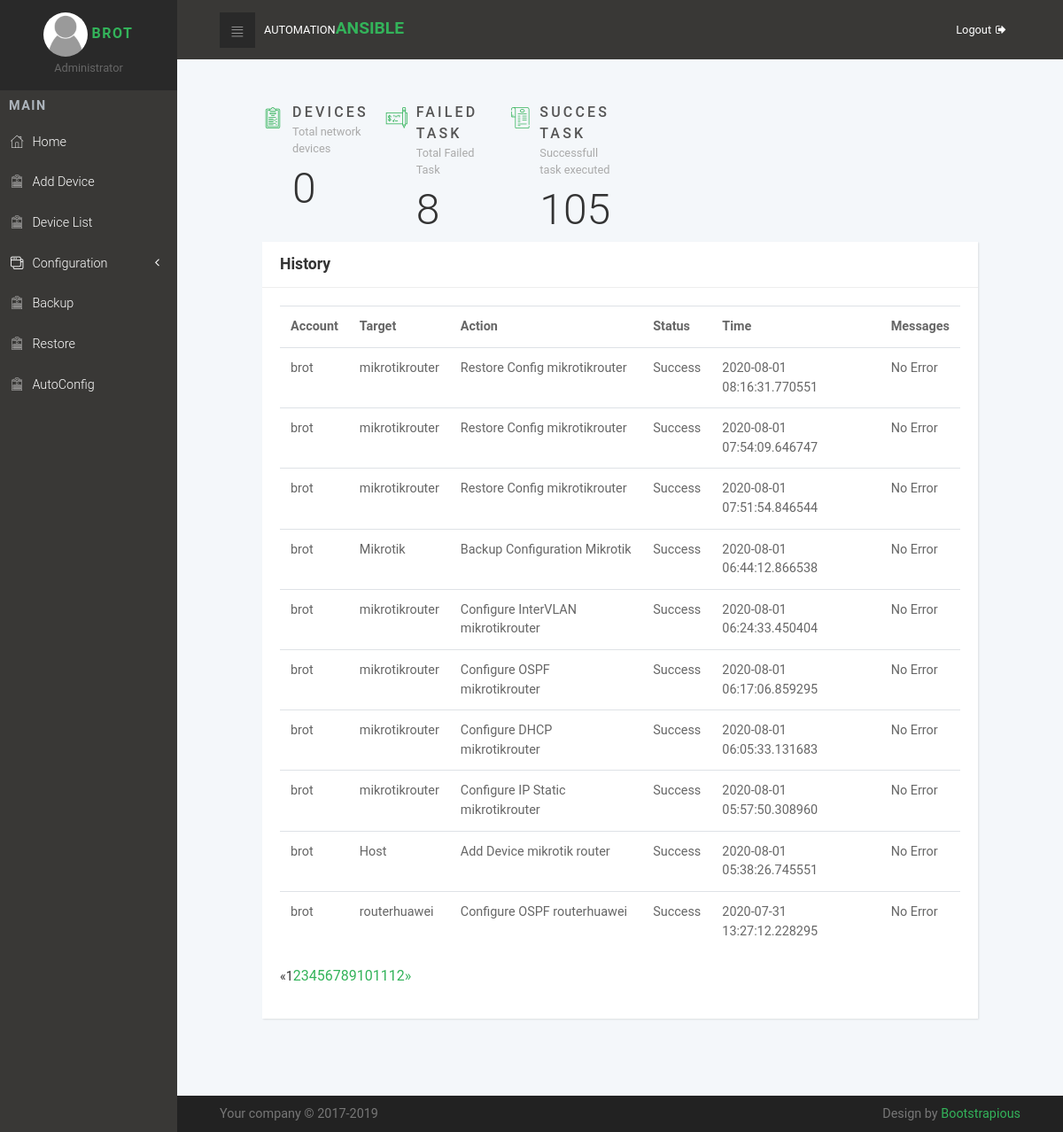
The app's page / (signed in) with its own data.
### users/models.py (models this page shows, shortened)
class Profile(models.Model):
    user = models.OneToOneField(User, on_delete=models.CASCADE)
    image = models.ImageField(default='default.jpg', upload_to='profile_pics')

### Automation/models.py (models this page shows, shortened)
class log(models.Model):
    account = models.CharField(max_length=255, default="")
    targetss = models.CharField(max_length=255, default="")
    action = models.CharField(max_length=255, default="")
    status = models.CharField(max_length=255, default="")
    time = models.CharField(max_length=255, default="")
    messages = models.CharField(max_length=255, default="")

### Automation/views.py (the view)
# urls.py: path('', views.home, name='Ansible-home'),
@login_required
def home(request):
    all_device = AnsibleNetworkHost.objects.all()
    failure = log.objects.all().filter(status='Failed')
    successful = log.objects.all().filter(status='Success')
    logs = log.objects.all().order_by('-time')
    coba = request.GET.get('page', 1)
    paginator = Paginator(logs, 10)
    try:
        pages = paginator.page(coba)
    except PageNotAnInteger:
        pages = paginator.page(1)
    except EmptyPage:
        pages = paginator.page(paginator.num_pages)
    context = {
        'all_device': len(all_device),
        'failure': len(failure),
        'successful': len(successful),
        'pages': pages
    }
    return render(request, 'ansibleweb/home.html', context)

### Automation/templates/ansibleweb/home.html
{% extends "ansibleweb/base.html" %}
{% block content %}
<section class="dashboard-counts section-padding">
    <div class="container-fluid dashboard-content">
      <div class="row">
        <div class="col-xl-2 col-md-4 col-6">
          <div class="wrapper count-title d-flex">
            <div class="icon"><i class="icon-padnote"></i></div>
            <div class="name"><strong class="text-uppercase" href="{% url 'device' %}">Devices</strong><span>Total network devices</span>
              <div class="count-number">{{ all_device }}</div>
            </div>
          </div>
        </div>
        <div class="col-xl-2 col-md-4 col-6">
          <div class="wrapper count-title d-flex">
            <div class="icon"><i class="icon-check"></i></div>
            <div class="name"><strong class="text-uppercase">Failed Task</strong><span>Total Failed Task</span>
              <div class="count-number">{{ failure }}</div>
            </div>
          </div>
        </div>
        <div class="col-xl-2 col-md-4 col-6">
          <div class="wrapper count-title d-flex">
            <div class="icon"><i class="icon-bill"></i></div>
            <div class="name"><strong class="text-uppercase">Succes Task</strong><span>Successfull task executed</span>
              <div class="count-number">{{ successful }}</div>
            </div>
          </div>
        </div>
      </div>
      <div class="row d-flex align-items-md-stretch">
        <div class="col-xl-12 col-lg-12 col-md-12 col-sm-12 col-12">
            <div class="card">
                <div class="card-header d-flex align-items-center">
                    <h4>History</h4>
                </div>
                <div class="card-body">
                   <table class="table">
                       <tr>
                           <th>Account</th>
                           <th>Target</th>
                           <th>Action</th>
                           <th>Status</th>
                           <th>Time</th>
                           <th>Messages</th>
                       </tr>
                       {% for page in pages %}
                            <tr>
                                <td>{{ page.account }}</td>
                                <td>{{ page.targetss }}</td>
                                <td>{{ page.action }}</td>
                                <td>{{ page.status }} </td>
                                <td>{{ page.time }}</td>
                                <td>{{ page.messages }}</td>
                            </tr>
                        {% endfor %}
                   </table>
                   <ul class="pagination align-items-center">
                     {% if pages.has_previous %}
                       <li><a href="?page={{ pages.previous_page_number }}">«</a></li>
                     {% else %}
                       <li class="disabled"><span>«</span></li>
                     {% endif %}
                     {% for i in pages.paginator.page_range %}
                       {% if pages.number == i %}
                         <li class="active"><span>{{ i }} <span class="sr-only">(current)</span></span></li>
                       {% else %}
                         <li><a href="?page={{ i }}">{{ i }}</a></li>
                       {% endif %}
                     {% endfor %}
                     {% if pages.has_next %}
                       <li><a href="?page={{ pages.next_page_number }}">»</a></li>
                     {% else %}
                       <li class="disabled"><span>»</span></li>
                     {% endif %}
                   </ul>
                </div>
            </div>
        </div>
      </div>
    </div>
  </section>
{% endblock content %}

### Automation/templates/ansibleweb/base.html (shortened to what this page needs)
<!DOCTYPE html>
<html>
  {% load static %}
  <head>
    <link rel="stylesheet" href="{% static 'vendor/bootstrap/css/bootstrap.min.css' %}">
    <link rel="stylesheet" href="{% static 'vendor/font-awesome/css/font-awesome.min.css' %}">
    <link rel="stylesheet" href="{% static 'css/fontastic.css' %}">
    <link rel="stylesheet" href="{% static 'css/grasp_mobile_progress_circle-1.0.0.min.css' %}">
    <link rel="stylesheet" href="{% static 'vendor/malihu-custom-scrollbar-plugin/jquery.mCustomScrollbar.css' %}">
    <link rel="stylesheet" href="{% static 'css/style.default.css' %}" id="theme-stylesheet">
    <link rel="stylesheet" href="{% static 'css/custom.css' %}">
    <link rel="stylesheet" type="text/css" href="{% static 'css/vis.css' %}">
  </head>
  <body>
    <nav class="side-navbar">
        <div class="side-navbar-wrapper">
          <div class="sidenav-header d-flex align-items-center justify-content-center">
            <div class="sidenav-header-inner text-center"><img src="{{ user.profile.image.url }}" alt="person" class="img-fluid rounded-circle">
              <a href="{% url 'profile' %}"><h2 class="h5">{{ user.username }}</h2></a><span>Administrator</span>
            </div>
          </div>
          <div class="main-menu">
            <h5 class="sidenav-heading">Main</h5>
            <ul id="side-main-menu" class="side-menu list-unstyled">
              <li><a href="{% url 'Ansible-home' %}"> <i class="icon-home"></i>Home                             </a></li>
              <li><a href="{% url 'host-create' %}"> <i class="icon-form"></i>Add Device                            </a></li>
              <li><a href="{% url 'device' %}"> <i class="icon-form"></i>Device List                            </a></li>
              <li><a href="#coba" aria-expanded="false" data-toggle="collapse"> <i class="icon-interface-windows"></i>Configuration </a>
              </li>
              <li><a href="{% url 'backup' %}"> <i class="icon-form"></i>Backup</a></li>
            <li><a href="{% url 'restore-cisco' %}"> <i class="icon-form"></i>Restore</a></li>
            <li><a href="{% url 'arp' %}"> <i class="icon-form"></i>AutoConfig</a></li>
            </ul>
          </div>
        </div>
      </nav>
      <div class="page">
        <header class="header">
          <nav class="navbar">
            <div class="container-fluid">
              <div class="navbar-holder d-flex align-items-center justify-content-between">
                <div class="navbar-header"><a id="toggle-btn" href="#" class="menu-btn"><i class="icon-bars"> </i></a><a href="index.html" class="navbar-brand">
                    <div class="brand-text d-none d-md-inline-block"><span>Automation </span><strong class="text-primary">Ansible</strong></div></a></div>
                <ul class="nav-menu list-unstyled d-flex flex-md-row align-items-md-center">
                  <li class="nav-item"><a href="{% url 'logout' %}" class="nav-link logout"> <span class="d-none d-sm-inline-block">Logout</span><i class="fa fa-sign-out"></i></a></li>
                </ul>
              </div>
            </div>
          </nav>
        </header>
        <section>
          <div class="container-fluid">
      {% block content %}{% endblock %}
    </div>
    </section>
      <footer class="main-footer">
        <div class="container-fluid">
          <div class="row">
            <div class="col-sm-6">
              <p>Your company &copy; 2017-2019</p>
            </div>
            <div class="col-sm-6 text-right">
              <p>Design by <a href="https://bootstrapious.com/p/bootstrap-4-dashboard" class="external">Bootstrapious</a></p>
            </div>
          </div>
        </div>
      </footer>
    </div>
  </body>
</html>

### records on screen
log: account "brot", targetss "mikrotikrouter", action "Restore Config mikrotikrouter", status "Success", time "2020-08-01 08:16:31.770551", messages "No Error"
log: account "brot", targetss "mikrotikrouter", action "Restore Config mikrotikrouter", status "Success", time "2020-08-01 07:54:09.646747", messages "No Error"
log: account "brot", targetss "mikrotikrouter", action "Restore Config mikrotikrouter", status "Success", time "2020-08-01 07:51:54.846544", messages "No Error"
log: account "brot", targetss "Mikrotik", action "Backup Configuration Mikrotik", status "Success", time "2020-08-01 06:44:12.866538", messages "No Error"
log: account "brot", targetss "mikrotikrouter", action "Configure InterVLAN mikrotikrouter", status "Success", time "2020-08-01 06:24:33.450404", messages "No Error"
log: account "brot", targetss "mikrotikrouter", action "Configure OSPF mikrotikrouter", status "Success", time "2020-08-01 06:17:06.859295", messages "No Error"
log: account "brot", targetss "mikrotikrouter", action "Configure DHCP mikrotikrouter", status "Success", time "2020-08-01 06:05:33.131683", messages "No Error"
log: account "brot", targetss "mikrotikrouter", action "Configure IP Static mikrotikrouter", status "Success", time "2020-08-01 05:57:50.308960", messages "No Error"
log: account "brot", targetss "Host", action "Add Device mikrotik router", status "Success", time "2020-08-01 05:38:26.745551", messages "No Error"
log: account "brot", targetss "routerhuawei", action "Configure OSPF routerhuawei", status "Success", time "2020-07-31 13:27:12.228295", messages "No Error"

### other values on screen
{{ user.username }} "BROT"
{{ all_device }} "0"
{{ failure }} "8"
{{ successful }} "105"
{{ i }} "1"
{{ i }} "2" "3" "4" "5" "6" "7" "8" "9" "10" "11" "12"
